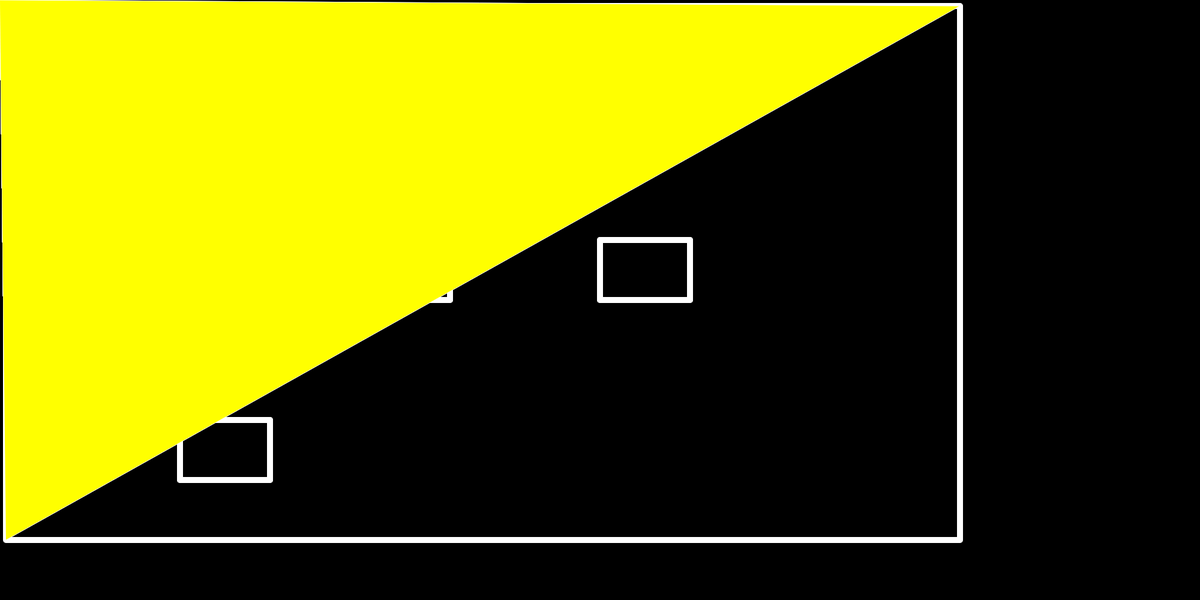
Frame 1 (no input)
Frame 60 (no input): identical to frame 1, image omitted
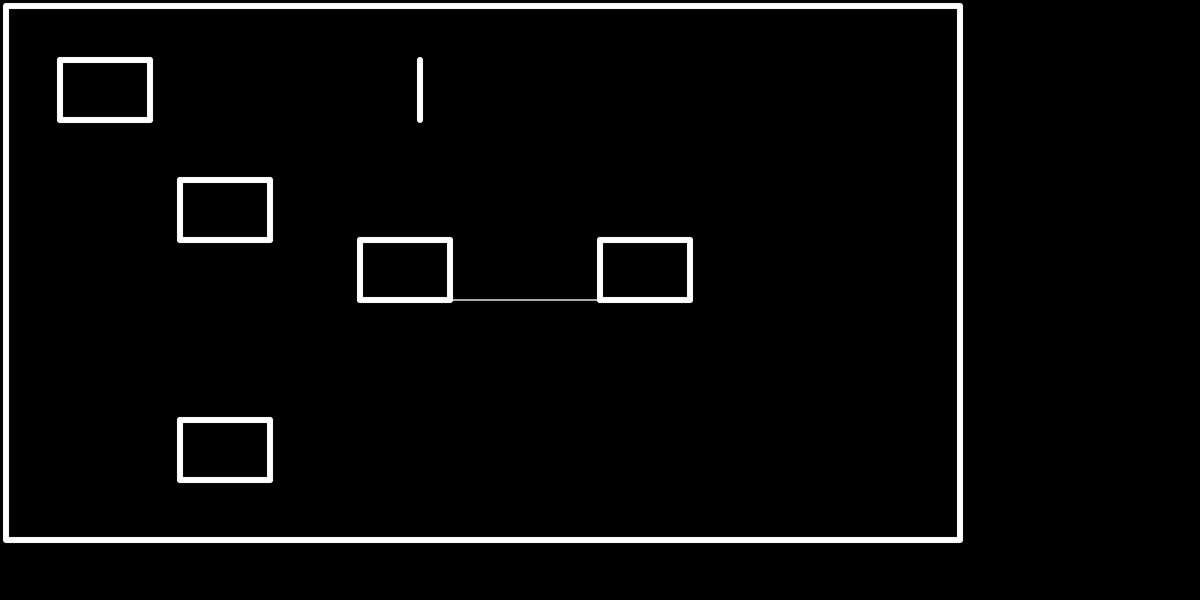
Frame 120 (the mouse pressed at the canvas centre since frame 60)

The p5.js sketch that drew these frames (run headless with seeded random() and noise() and a simulated clock; from frame 60 on, the mouse is pressed at the canvas centre):

// p5.js sketch
// ── sketch.js
class Line  {
  constructor(x1,y1,x2,y2)  {
    this.x1 = x1;
    this.y1 = y1;
    this.x2 = x2;
    this.y2 = y2;
  }

  DrawLine()  {
    line(this.x1,this.y1,this.x2,this.y2);
  }
}

class Ray {
  constructor(x1,y1,x2,y2) {
    this.x1 = x1;
    this.y1 = y1;
    this.x2 = x2;
    this.y2 = y2;
    this.color = 'white';
  }

  DrawRay() {
    push();
    stroke(this.color);
    strokeWeight(1);
    line(this.x1,this.y1,this.x2,this.y2);
    pop();
  }
}

function DrawLines()  {
  for (let i = 0; i < LineArray.length; i++) {
    push();
    stroke(255);
    strokeWeight(10);
    LineArray[i].DrawLine();
    pop();
  }
}

function DrawRays() {
  for(let i = 0; i < LineArray.length; i++) {
    let curline = LineArray[i];
    RayArray.push(new Ray(mouseX,mouseY,curline.x1,curline.y1));
    RayArray.push(new Ray(mouseX,mouseY,curline.x2,curline.y2));
    /*
    let theta1 = Math.atan((curline.y1-mouseY)/(curline.x1-mouseX));
    if(mouseX > curline.x1) {
      theta1+=PI;
    }
    RayArray.push(new Ray(mouseX,mouseY,theta1));
    let theta2 = Math.atan((curline.y2-mouseY)/(curline.x2-mouseX));
    if(mouseX > curline.x2) {
      theta2 += PI;
    }
    RayArray.push(new Ray(mouseX,mouseY,theta2));
    stroke(255);
    strokeWeight(10);
    line(mouseX,mouseY,curline.x,curline.y);
    */
  }
  Elim();
  /*
  for(let i = 0; i < RayArray.length; i++) {
    RayArray[i].DrawRay();
  }
  */
}

function Elim() {
  var i = 0;
  while (i < RayArray.length) {
    let cnt = 0;
    for(let j = 0; j < LineArray.length; j++) {
      if(FindInterSection(RayArray[i].x1,RayArray[i].y1,RayArray[i].x2,RayArray[i].y2,LineArray[j].x1,LineArray[j].y1,LineArray[j].x2,LineArray[j].y2) != null) {
        push();
        stroke('red');
        strokeWeight(10);
        let coords = FindInterSection(RayArray[i].x1,RayArray[i].y1,RayArray[i].x2,RayArray[i].y2,LineArray[j].x1,LineArray[j].y1,LineArray[j].x2,LineArray[j].y2)
        //point(mouseX+coords[0],mouseY-coords[1]);
        pop();
        cnt++;
        //console.log('i')
        //console.log(i)
        //console.log('j')
        //console.log(j)
      }
    }
    if(cnt > 1) {
      RayArray[i].color = 'red';
      RayArray.splice(i,1);
    }
    else  {
      i++;
    }
  }
}

function DrawTempRays() {
  //left
  for(let i = 0; i < LineArray.length; i++) {
    let curx = RayArray[i].x2 - RayArray[i].x1;
    let cury = RayArray[i].y1 - RayArray[i].y2;
    let curdeg = Math.atan2(cury,curx); 
    let leftcoords = [2600*Math.cos(curdeg-0.000001),2600*Math.sin(curdeg-0.000001)];
    let leftcntar = [];
    for(let j = 0; j < LineArray.length;j++) {
      if(FindInterSection(RayArray[i].x1,RayArray[i].y1,RayArray[i].x1+leftcoords[0],RayArray[i].y1-leftcoords[1],LineArray[j].x1,LineArray[j].y1,LineArray[j].x2,LineArray[j].y2) != null) {
        leftcntar.push(j);
      }
    }
    
    if(leftcntar.length == 1)  {
      let intersectcoords = FindInterSection(RayArray[i].x1,RayArray[i].y1,RayArray[i].x1+leftcoords[0],RayArray[i].y1-leftcoords[1],LineArray[leftcntar[0]].x1,LineArray[leftcntar[0]].y1,LineArray[leftcntar[0]].x2,LineArray[leftcntar[0]].y2);
      let x = intersectcoords[0] + RayArray[i].x1;
      let y =  RayArray[i].y1 - intersectcoords[1];
      RayArray.push(new Ray(mouseX,mouseY,x,y));
    }
    else if(leftcntar.length == 0) {
    }
    else  {
      let min = 99999999,pos = 0;
      for(let k = 0; k < leftcntar.length;k++)  {
        let intersectcoords = FindInterSection(RayArray[i].x1,RayArray[i].y1,RayArray[i].x1+leftcoords[0],RayArray[i].y1-leftcoords[1],LineArray[leftcntar[k]].x1,LineArray[leftcntar[k]].y1,LineArray[leftcntar[k]].x2,LineArray[leftcntar[k]].y2);
        /*
        if(Math.sqrt((intersectcoords[0] - RayArray[i].x1) * (intersectcoords[0] - RayArray[i].x1) + (RayArray[i].y1 - intersectcoords[1]) * (RayArray[i].y1 - intersectcoords[1])) < min) {
          min = Math.sqrt((intersectcoords[0] - RayArray[i].x1) * (intersectcoords[0] - RayArray[i].x1) + (RayArray[i].y1 - intersectcoords[1]) * (RayArray[i].y1 - intersectcoords[1]));
          pos = k;
        }
        */
        if(Math.sqrt((intersectcoords[0]) * (intersectcoords[0]) + (RayArray[i].y1) * (RayArray[i].y1)) < min) {
          min = Math.sqrt((intersectcoords[0]) * (intersectcoords[0]) + (RayArray[i].y1) * (RayArray[i].y1));
          pos = k;
        }
      }
      let intersectcoords = FindInterSection(RayArray[i].x1,RayArray[i].y1,RayArray[i].x1+leftcoords[0],RayArray[i].y1-leftcoords[1],LineArray[leftcntar[pos]].x1,LineArray[leftcntar[pos]].y1,LineArray[leftcntar[pos]].x2,LineArray[leftcntar[pos]].y2);
      intersectcoords[0] += RayArray[i].x1;
      intersectcoords[1] = RayArray[i].y1 - intersectcoords[1];
      RayArray.push(new Ray(RayArray[i].x1,RayArray[i].y1,intersectcoords[0],intersectcoords[1]));
    }
    //right
    for(let i = 0; i < LineArray.length; i++) {
      let curx = RayArray[i].x2 - RayArray[i].x1;
      let cury = RayArray[i].y1 - RayArray[i].y2;
      let curdeg = Math.atan2(cury,curx); 
      let rightcoords = [2600*Math.cos(curdeg+0.000001),2600*Math.sin(curdeg+0.000001)];
      let rightcntar = [];
      for(let j = 0; j < LineArray.length;j++) {
        if(FindInterSection(RayArray[i].x1,RayArray[i].y1,RayArray[i].x1+rightcoords[0],RayArray[i].y1-rightcoords[1],LineArray[j].x1,LineArray[j].y1,LineArray[j].x2,LineArray[j].y2) != null) {
          rightcntar.push(j);
        }
      }
      
      if(rightcntar.length == 1)  {
        let intersectcoords = FindInterSection(RayArray[i].x1,RayArray[i].y1,RayArray[i].x1+rightcoords[0],RayArray[i].y1-rightcoords[1],LineArray[rightcntar[0]].x1,LineArray[rightcntar[0]].y1,LineArray[rightcntar[0]].x2,LineArray[rightcntar[0]].y2);
        let x = intersectcoords[0] + RayArray[i].x1;
        let y =  RayArray[i].y1 - intersectcoords[1];
        RayArray.push(new Ray(mouseX,mouseY,x,y));
      }
      else if(rightcntar.length == 0) {
      }
      else  {
        let min = 99999999,pos = 0;
        for(let k = 0; k < rightcntar.length;k++)  {
          let intersectcoords = FindInterSection(RayArray[i].x1,RayArray[i].y1,RayArray[i].x1+rightcoords[0],RayArray[i].y1-rightcoords[1],LineArray[rightcntar[k]].x1,LineArray[rightcntar[k]].y1,LineArray[rightcntar[k]].x2,LineArray[rightcntar[k]].y2);
          /*
          if(Math.sqrt((intersectcoords[0] - RayArray[i].x1) * (intersectcoords[0] - RayArray[i].x1) + (RayArray[i].y1 - intersectcoords[1]) * (RayArray[i].y1 - intersectcoords[1])) < min) {
            min = Math.sqrt((intersectcoords[0] - RayArray[i].x1) * (intersectcoords[0] - RayArray[i].x1) + (RayArray[i].y1 - intersectcoords[1]) * (RayArray[i].y1 - intersectcoords[1]));
            pos = k;
          }
          */
          if(Math.sqrt((intersectcoords[0]) * (intersectcoords[0]) + (RayArray[i].y1) * (RayArray[i].y1)) < min) {
            min = Math.sqrt((intersectcoords[0]) * (intersectcoords[0]) + (RayArray[i].y1) * (RayArray[i].y1));
            pos = k;
          }
        }
        let intersectcoords = FindInterSection(RayArray[i].x1,RayArray[i].y1,RayArray[i].x1+rightcoords[0],RayArray[i].y1-rightcoords[1],LineArray[rightcntar[pos]].x1,LineArray[rightcntar[pos]].y1,LineArray[rightcntar[pos]].x2,LineArray[rightcntar[pos]].y2);
        intersectcoords[0] += RayArray[i].x1;
        intersectcoords[1] = RayArray[i].y1 - intersectcoords[1];
        RayArray.push(new Ray(RayArray[i].x1,RayArray[i].y1,intersectcoords[0],intersectcoords[1]));
      }
    }
  }
}

function DrawTriangles()  {
  RayArray.sort(CompareAngle);
  RayArray.push(RayArray[0])
  for(let i = 0; i < RayArray.length-1; i++) {
    beginShape();
    fill('yellow');
    vertex(RayArray[i].x1, RayArray[i].y1);
    vertex(RayArray[i].x2,RayArray[i].y2);
    vertex(RayArray[i+1].x2,RayArray[i+1].y2);
    endShape();
  }
}

function CompareAngle(a,b)  {
  let AngleA = Math.atan2((a.y1 - a.y2),(a.x2 - a.x1))
  // Math.atan2 returns a value between 0 and Pi or 0 and -Pi
  // because we want to compare the angles, we convert the negative angles to their co-terminal positive equivelant
  if(AngleA < 0)  {
    AngleA = 2*Math.PI + AngleA;
  }
  let AngleB = Math.atan2((b.y1 - b.y2),(b.x2 - b.x1))
  if(AngleB < 0)  {
    AngleB = 2*Math.PI + AngleB;
  }
  //compare the two angles
  if(AngleA > AngleB) {
    return 1;
  }
  else if (AngleA < AngleB) {
    return -1
  }
  else  {
    return 0;
  }
}

function FindInterSection(x1,y1,x2,y2,x3,y3,x4,y4) {
  x1 = x1-mouseX;
  x2 = x2-mouseX;
  x3 = x3-mouseX;
  x4 = x4-mouseX;
  y1 = mouseY-y1;
  y2 = mouseY-y2;
  y3 = mouseY-y3;
  y4 = mouseY-y4;
  let denominator = (x1-x2)*(y3-y4)-(y1-y2)*(x3-x4);
  if(denominator == 0)  {
    return null;
  }
  let t = ((x1 - x3) * (y3 - y4) - (y1 - y3) * (x3 - x4))/denominator;
  let u = ((x1 - x3) * (y1 - y2) - (y1 - y3) * (x1 - x2))/denominator;

  if(t >= 0 && t <= 1 && u >= 0 && u <= 1) {
    return [x1+t*(x2-x1),y1+t*(y2-y1)];
  }
  else  {
    return null;
  }
}

function setup() {
  createCanvas(2000, 1000);
  background(0);
  stroke(255);
  //Left up corner square
  LineArray.push(new Line(100,100,250,100));
  LineArray.push(new Line(100,200,250,200));
  LineArray.push(new Line(100,100.001,100,199.99));
  LineArray.push(new Line(250,100.001,250,199.99));

  //left up middle square
  LineArray.push(new Line(300,300,450,300));
  LineArray.push(new Line(300,400,450,400));
  LineArray.push(new Line(300,300.001,300,399.99));
  LineArray.push(new Line(450,300.001,450,399.99));

  //left down corner
  LineArray.push(new Line(300,700,450,700));
  LineArray.push(new Line(300,800,450,800));
  LineArray.push(new Line(300,700.001,300,799.99));
  LineArray.push(new Line(450,700.001,450,799.99));

  //middle middle middle
  LineArray.push(new Line(600,400,750,400));
  LineArray.push(new Line(600,500,750,500));
  LineArray.push(new Line(600,400.001,600,499.99));
  LineArray.push(new Line(750,400.001,750,499.99));

  LineArray.push(new Line(1000,400,1150,400));
  LineArray.push(new Line(1000,500,1150,500));
  LineArray.push(new Line(1000,400.001,1000,499.99));
  LineArray.push(new Line(1150,400.001,1150,499.99));

  LineArray.push(new Line(700,100,700,200));

  //Walls
  LineArray.push(new Line(10,10,1600,10));
  LineArray.push(new Line(11,900,1599,900));
  LineArray.push(new Line(10,11,10,900));
  LineArray.push(new Line(1600,11,1600,900)); 


  

}

var LineArray = [];
var RayArray = [];
var TempRayArray = [];

function draw() {

  RayArray = [];
  background(0);
  push();
  stroke(255);
  strokeWeight(10);
  point(mouseX, mouseY);
  pop();

  DrawLines();
  DrawRays();
  DrawTempRays();

  DrawTriangles();
  
  /*
  for(let i = 0; i < RayArray.length; i++) {
    RayArray[i].DrawRay();
  }
  /*
  beginShape();
  vertex(mouseX, mouseY);
  vertex(95,100);
  vertex(955,100);
  endShape();
  */
  //line(mouseX, mouseY,100,100);
  //line(mouseX, mouseY,950,100);
}
